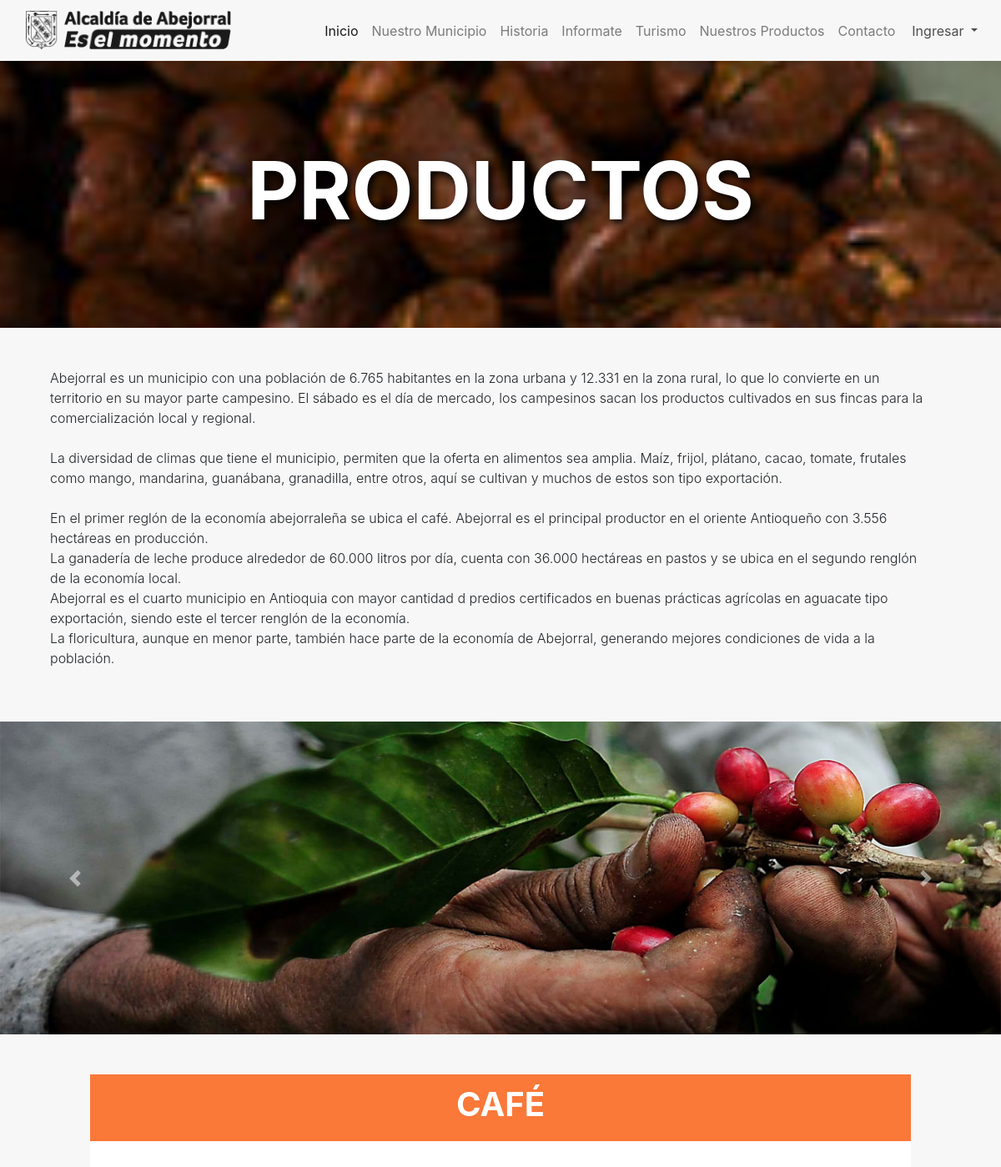
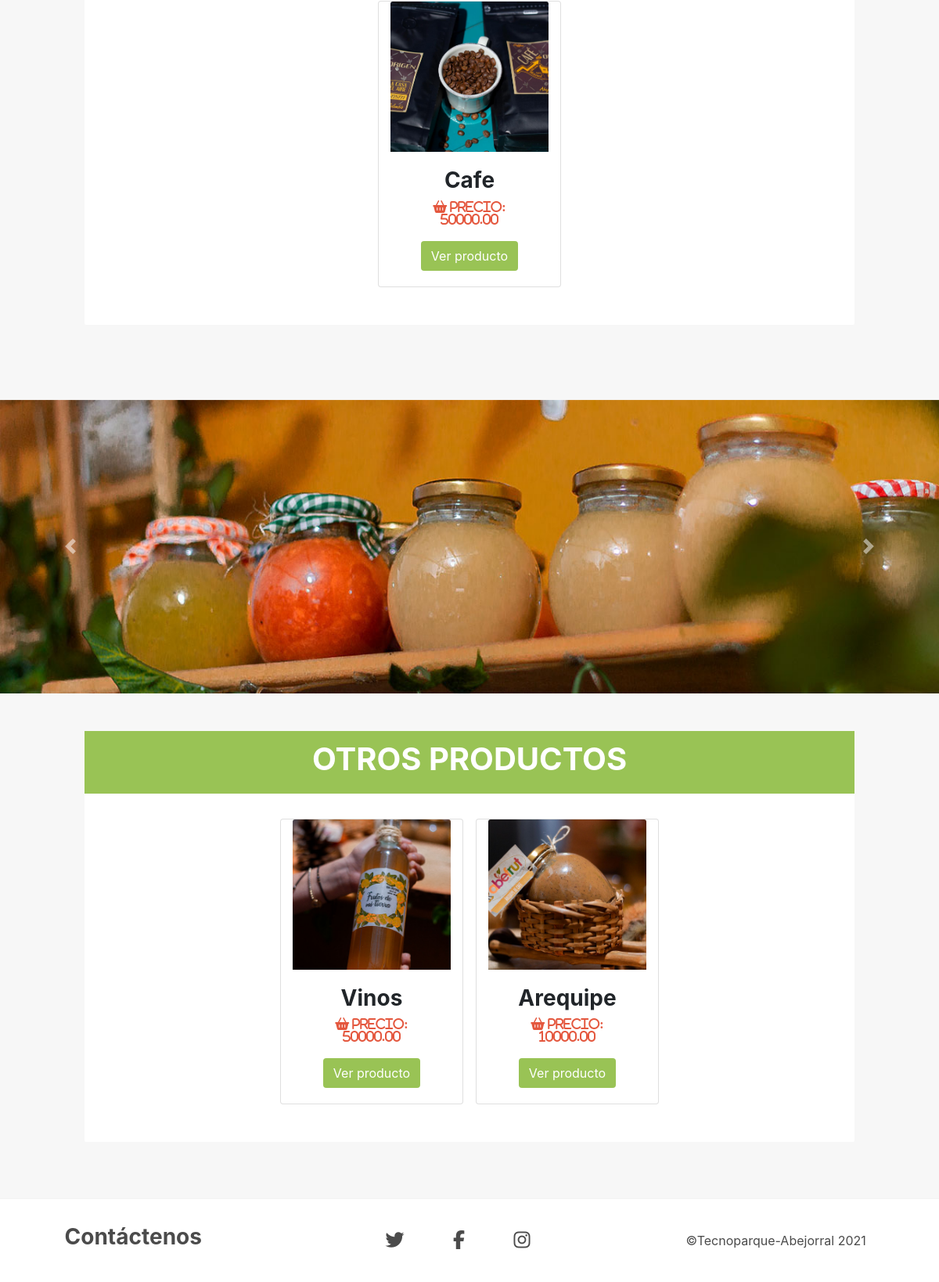
The page /vistas/Producto/vista_productos.php on the database its author committed (2 pictures, top to bottom).
### tables this page shows
CREATE TABLE `tblproducto` (
  `Cod_Producto` int(4) NOT NULL,
  `Nom_Producto` varchar(50) DEFAULT NULL,
  `Peso_Producto` varchar(20) DEFAULT NULL,
  `Cantidad` int(11) DEFAULT NULL,
  `Valor` double(8,2) DEFAULT NULL,
  `cafe` tinyint(1) NOT NULL,
  `img1` varchar(300) NOT NULL,
  `img2` varchar(300) NOT NULL,
  `img3` varchar(300) NOT NULL,
  `Cod_Empresa` int(11) DEFAULT NULL,
  `estado` tinyint(1) NOT NULL,
  `descripcion` varchar(250) NOT NULL
);

### conexion/conexion.php (called while the page is built, shortened)
<?php
$URL = "http://localhost/GIT/abejorral-turista/";
$urlimagen="http://localhost/GIT/abejorral-turista/images/";
?>

### vistas/Producto/vista_productos.php (the view, shortened to what this page needs)
<?php
   include('../../conexion/conexion.php');
       if(!isset($_SESSION['rol'])){
           include '../includes/header_idx.php';
       }
?>
    <!DOCTYPE html>
    <html lang="es">
    <head>
        <link rel="stylesheet" href="https://maxcdn.bootstrapcdn.com/bootstrap/4.0.0/css/bootstrap.min.css">
        <link rel="stylesheet" href="../../css/style.css">
    </head>
    <body class="color-index">
        <section class="bg-productos">
            <h1>Productos</h1>
        </section>
        <section class="container">
            <div class="row col-12 my-5">
                <div class="col-12">
                    <p>
                        Abejorral es un municipio con una población de 6.765 habitantes en la zona urbana y 12.331 en la zona rural, lo que lo convierte en un territorio en su mayor parte campesino. El sábado es el día de mercado, los campesinos sacan los productos cultivados en sus fincas para la comercialización local y regional.
                        <br><br>
                        La diversidad de climas que tiene el municipio, permiten que la oferta en alimentos sea amplia. Maíz, frijol, plátano, cacao, tomate, frutales como mango, mandarina, guanábana, granadilla, entre otros, aquí se cultivan y muchos de estos son tipo exportación.
                        <br><br>
                        En el primer reglón de la economía abejorraleña se ubica el café. Abejorral es el principal productor en el oriente Antioqueño con 3.556 hectáreas en producción.
                        <br>
                        La ganadería de leche produce alrededor de 60.000 litros por día, cuenta con 36.000 hectáreas en pastos y se ubica en el segundo renglón de la economía local.
                        <br>
                        Abejorral es el cuarto municipio en Antioquia con mayor cantidad d predios certificados en buenas prácticas agrícolas en aguacate tipo exportación, siendo este el tercer renglón de la economía.
                        <br>
                        La floricultura, aunque en menor parte, también hace parte de la economía de Abejorral, generando mejores condiciones de vida a la población.
                    </p>
                </div>
            </div>
        </section>
        <section class="mt-5">
            <div id="carouselExampleControls" class="carousel slide" data-ride="carousel">
                <div class="carousel-inner">
                    <div class="carousel-item active">
                        <img class="d-block w-100 sli-img" src="../../img/slider-06.jpg">
                    </div>
                </div>
                <a class="carousel-control-prev" href="#carouselExampleControls" role="button" data-slide="prev">
                    <span class="carousel-control-prev-icon" aria-hidden="true"></span>
                </a>
                <a class="carousel-control-next" href="#carouselExampleControls" role="button" data-slide="next">
                    <span class="carousel-control-next-icon" aria-hidden="true"></span>
                </a>
            </div>
        </section>
        <div class="cont">
            <div class="productos">
                <div class="producto">
                    <div class="col-12 titulo-cafe">
                        <h1>CAFÉ</h1>
                    </div>
                    <div class="row contenedor d-md-flex m-4 cards-info">
                        <?php $sel=$conn->query("SELECT `tblproducto`.`Nom_Producto`, `tblproducto`.`img1`, `tblproducto`.`img2`, `tblproducto`.`img3`, `tblproducto`.`Valor`, `tblproducto`.`descripcion`,  `tblempresa`.`Nombre`, `tblempresa`.`Cel`, `tblempresa`.`Correo`, `tblempresa`.`Direccion`
                        FROM `tblproducto`
	                    LEFT JOIN `tblempresa` ON `tblproducto`.`Cod_Empresa` = `tblempresa`.`Cod_Empresa` WHERE `tblproducto`.`cafe`=1 AND `tblproducto`.`estado`=1");
                        $cont=0;
                        while($fila=$sel->fetch_assoc()){
                            $cont++;
                            ?>
                        <div class="card m-2 col-12 col-md-3">
                            <img src="<?php echo $urlimagen.$fila['img1']; ?>" class="card-img-top" alt="...">
                            <div class="card-body">
                                <div class="text-center">
                                    <h3 style="text-transform:capitalize;">
                                        <?php echo $fila['Nom_Producto'] ?>
                                    </h3>
                                    <i class="fas fa-shopping-basket"> Precio: <?php echo $fila['Valor'] ?> </i>
                                </div>
                                <div class="text-center">
                                    <button type="button" class="btn btn-admin mt-3" data-toggle="modal" data-target="#modal1<?php echo $cont; ?>">Ver producto</button>
                                </div>
                            </div>
                        </div>
                        <?php
                        }
                        ?>
                    </div>
                </div>
            </div>
        </div>
        <section class="mt-5">
            <div id="carouselExampleControls1" class="carousel slide" data-ride="carousel1">
                <div class="carousel-inner">
                    <div class="carousel-item active">
                        <img class="d-block w-100 sli-img" src="../../img/slider-09.jpg">
                    </div>
                </div>
                <a class="carousel-control-prev" href="#carouselExampleControls1" role="button" data-slide="prev">
                    <span class="carousel-control-prev-icon" aria-hidden="true"></span>
                </a>
                <a class="carousel-control-next" href="#carouselExampleControls1" role="button" data-slide="next">
                    <span class="carousel-control-next-icon" aria-hidden="true"></span>
                </a>
            </div>
        </section>
        <div class="cont">
            <div class="productos">
                <div class="producto">
                    <div class="col-12 titulo-otros">
                        <h1>OTROS PRODUCTOS</h1>
                    </div>
                    <div class="row contenedor d-md-flex m-4 cards-info">
                        <?php $sel=$conn->query("SELECT `tblproducto`.`Nom_Producto`, `tblproducto`.`img1`, `tblproducto`.`img2`, `tblproducto`.`img3`, `tblproducto`.`Valor`, `tblproducto`.`descripcion`,  `tblempresa`.`Nombre`, `tblempresa`.`Cel`, `tblempresa`.`Correo`, `tblempresa`.`Direccion`
                        FROM `tblproducto`
	                    LEFT JOIN `tblempresa` ON `tblproducto`.`Cod_Empresa` = `tblempresa`.`Cod_Empresa` WHERE `tblproducto`.`cafe`=0 AND `tblproducto`.`estado`=1");
                        $cont=0;
                        while($fila=$sel->fetch_assoc()){
                            $cont++;
                            ?>
                        <div class="card m-2 col-12 col-md-3">
                            <img src="<?php echo $urlimagen.$fila['img1']; ?>" class="card-img-top" alt="...">
                            <div class="card-body">
                                <div class="text-center">
                                    <h3 style="text-transform:capitalize;">
                                        <?php echo $fila['Nom_Producto'] ?>
                                    </h3>
                                    <i class="fas fa-shopping-basket"> Precio: <?php echo $fila['Valor'] ?> </i>
                                </div>
                                <div class="text-center">
                                    <button type="button" class="btn btn-admin mt-3" data-toggle="modal" data-target="#modal<?php echo $cont; ?>">Ver producto</button>
                                </div>
                            </div>
                        </div>
                        <?php
                        }
                        ?>
                    </div>
                </div>
            </div>
        </div>
        <footer class="footer mt-4">
            <div class="container">
                <div class="row align-items-center">
                    <div class="col-lg-3 text-lg-center text-center contac">
                        <a href="<?php echo $URL ?>vistas/Contacto/contacto.php">
                            <h3 class="contach">Contáctenos</h3>
                        </a>
                    </div>
                    <div class="col-lg-6 my-3 my-lg-0 text-lg-center text-center">
                        <a class="redes btn btn-social mx-3" target="_blank" href="https://twitter.com/AAbejorral?ref_src=twsrc%5Egoogle%7Ctwcamp%5Eserp%7Ctwgr%5Eauthor"><i class="fab fa-twitter"></i></a>
                        <a class="redes btn btn-social mx-3" target="_blank" href="https://www.facebook.com/alcaldia.abejorral/"><i class="fab fa-facebook-f"></i></a>
                        <a class="redes btn btn-social mx-3" href="#!"><i class="fab fa-instagram"></i></a>
                    </div>
                    <div class="col-lg-3 text-lg-left text-center copy">©Tecnoparque-Abejorral
                        <?php echo date('Y'); ?>
                    </div>
                </div>
            </div>
        </footer>
    </body>
    </html>

### css/style.css (style rules this page uses)
* { max-width: 100%; margin: 0; }
html { font-family: 'Ubuntu', sans-serif; }
body { font-size: 1rem; }
h1, h2, h3 { font-weight: 700; }
p { font-weight: 300; }
.contenedor { margin: 0; padding: 0; justify-content: center; align-items: center; }
.btn-admin { background-color: #99C355; color: #fff; }
.footer { border-top-width: 1px; border-top-style: solid; border-top-color: #f3f3f3; background-color: #ffffff; color: #ffffff; padding: 2rem; }
.redes i { color: #4b4b4b; font-size: 1.5rem; }
.contach { color: #4b4b4b; text-decoration: none; }
.copy { color: #4b4b4b; }
.bg-productos { padding-top: 8rem; background-image: url(../img/productos.jpg); height: 40vh; background-position: center; background-repeat: no-repeat; background-size: cover; background-attachment: fixed; display: flex; justify-content: center; align-items: center; margin: 0; padding: 0; }
.bg-productos h1 { color: #ffffff; text-shadow: 4px 4px 10px #000000; font-size: 6rem; filter: brightness(100%); text-transform: uppercase; }
.color-index { background-color: #f7f7f7; }
.cont { margin: 0; padding: 0; display: flex; justify-content: center; align-items: center; }
.productos { width: 90%; }
.producto { border-radius: 2px; margin: 3rem; background-color: #FFFFFF; padding-bottom: 1rem; }
.titulo-cafe { background-color: #FA7838; height: 10vh; display: flex; justify-content: center; align-items: center; }
.titulo-cafe h1 { color: #ffffff; filter: brightness(100%); text-transform: uppercase; }
.titulo-otros { background-color: #99c355; height: 10vh; display: flex; justify-content: center; align-items: center; }
.titulo-otros h1 { color: #ffffff; filter: brightness(100%); text-transform: uppercase; }
.card-img-top { height: 12rem !important; }
.card img { background-position: center; background-repeat: no-repeat; background-size: cover; }
.card-body i { color: #e4573e; }

### rows shown on the page
tblproducto: img1 (picture), Nom_Producto "Cafe", Valor "50000.00"
tblproducto: img1 (picture), Nom_Producto "Vinos", Valor "50000.00"
tblproducto: img1 (picture), Nom_Producto "Arequipe", Valor "10000.00"
